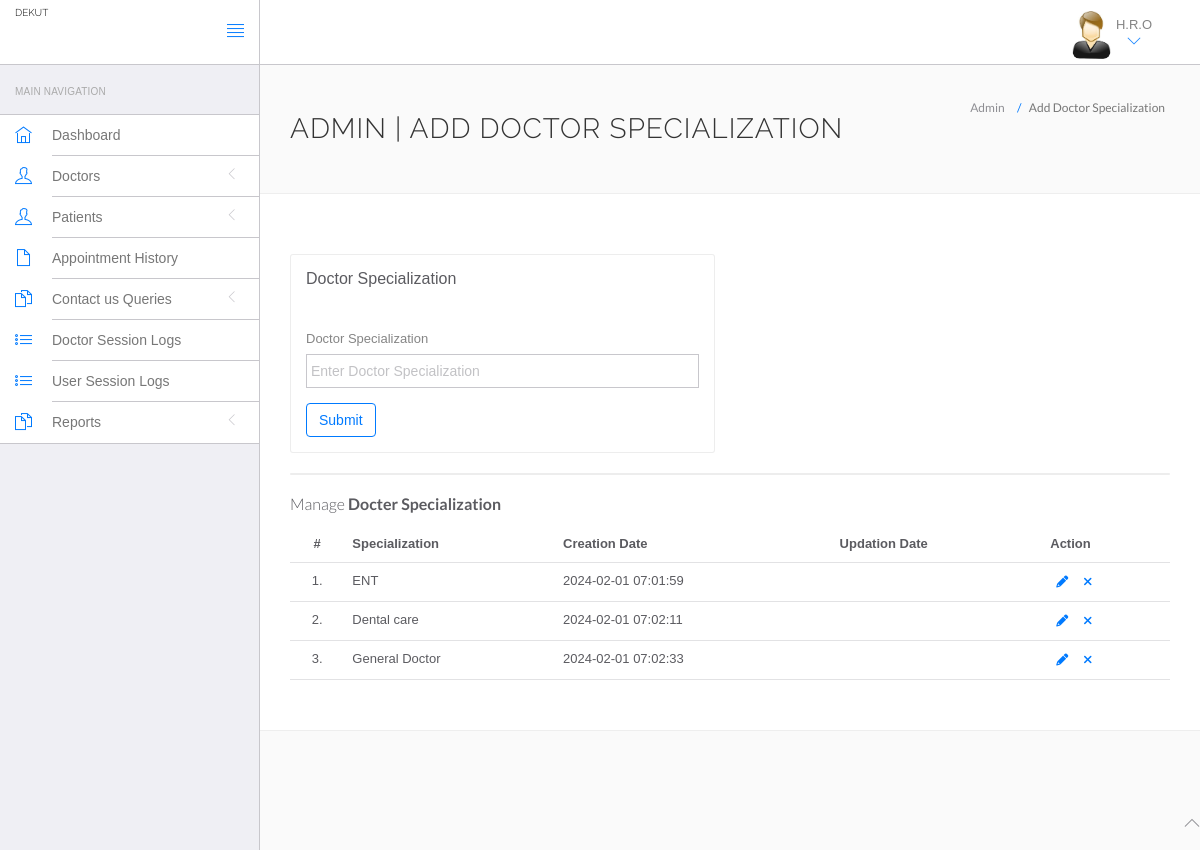
The app's page /MSC/admin/doctor-specilization.php (signed in) with its own data.
### tables this page shows
CREATE TABLE `doctorspecilization` (
  `id` int(11) NOT NULL,
  `specilization` varchar(255) DEFAULT NULL,
  `creationDate` timestamp NULL DEFAULT current_timestamp(),
  `updationDate` timestamp NULL DEFAULT NULL ON UPDATE current_timestamp()
);

### MSC/admin/doctor-specilization.php (the view, shortened to what this page needs)
<?php
if(strlen($_SESSION['id']==0)) {
 header('location:logout.php');
  } else{
?>
<!DOCTYPE html>
<html lang="en">
	<head>
		<link rel="stylesheet" href="vendor/bootstrap/css/bootstrap.min.css">
		<link rel="stylesheet" href="vendor/fontawesome/css/font-awesome.min.css">
		<link rel="stylesheet" href="vendor/themify-icons/themify-icons.min.css">
		<link href="vendor/animate.css/animate.min.css" rel="stylesheet" media="screen">
		<link href="vendor/perfect-scrollbar/perfect-scrollbar.min.css" rel="stylesheet" media="screen">
		<link href="vendor/switchery/switchery.min.css" rel="stylesheet" media="screen">
		<link href="vendor/bootstrap-touchspin/jquery.bootstrap-touchspin.min.css" rel="stylesheet" media="screen">
		<link href="vendor/select2/select2.min.css" rel="stylesheet" media="screen">
		<link href="vendor/bootstrap-datepicker/bootstrap-datepicker3.standalone.min.css" rel="stylesheet" media="screen">
		<link href="vendor/bootstrap-timepicker/bootstrap-timepicker.min.css" rel="stylesheet" media="screen">
		<link rel="stylesheet" href="assets/css/styles.css">
		<link rel="stylesheet" href="assets/css/plugins.css">
		<link rel="stylesheet" href="assets/css/themes/theme-1.css" id="skin_color" />
	</head>
	<body>
		<div id="app">
<?php include('include/sidebar.php');?>
			<div class="app-content">
						<?php include('include/header.php');?>
				<div class="main-content" >
					<div class="wrap-content container" id="container">
						<section id="page-title">
							<div class="row">
								<div class="col-sm-8">
									<h1 class="mainTitle">Admin | Add Doctor Specialization</h1>
																	</div>
								<ol class="breadcrumb">
									<li>
										<span>Admin</span>
									</li>
									<li class="active">
										<span>Add Doctor Specialization</span>
									</li>
								</ol>
							</div>
						</section>
						<div class="container-fluid container-fullw bg-white">
							<div class="row">
								<div class="col-md-12">
									<div class="row margin-top-30">
										<div class="col-lg-6 col-md-12">
											<div class="panel panel-white">
												<div class="panel-heading">
													<h5 class="panel-title">Doctor Specialization</h5>
												</div>
												<div class="panel-body">
													<form role="form" name="dcotorspcl" method="post" >
														<div class="form-group">
															<label for="exampleInputEmail1">
																Doctor Specialization
															</label>
							<input type="text" name="doctorspecilization" class="form-control"  placeholder="Enter Doctor Specialization">
														</div>
														<button type="submit" name="submit" class="btn btn-o btn-primary">
															Submit
														</button>
													</form>
												</div>
											</div>
										</div>
											</div>
										</div>
									<div class="col-lg-12 col-md-12">
											<div class="panel panel-white">
											</div>
										</div>
									</div>
									<div class="row">
								<div class="col-md-12">
									<h5 class="over-title margin-bottom-15">Manage <span class="text-bold">Docter Specialization</span></h5>
									<table class="table table-hover" id="sample-table-1">
										<thead>
											<tr>
												<th class="center">#</th>
												<th>Specialization</th>
												<th class="hidden-xs">Creation Date</th>
												<th>Updation Date</th>
												<th>Action</th>
											</tr>
										</thead>
										<tbody>
<?php
$sql=mysqli_query($con,"select * from doctorSpecilization");
$cnt=1;
while($row=mysqli_fetch_array($sql))
{
?>
											<tr>
												<td class="center"><?php echo $cnt;?>.</td>
												<td class="hidden-xs"><?php echo $row['specilization'];?></td>
												<td><?php echo $row['creationDate'];?></td>
												<td><?php echo $row['updationDate'];?>
												</td>
												<td >
												<div class="visible-md visible-lg hidden-sm hidden-xs">
							<a href="edit-doctor-specialization.php?id=<?php echo $row['id'];?>" class="btn btn-transparent btn-xs" tooltip-placement="top" tooltip="Edit"><i class="fa fa-pencil"></i></a>
	<a href="doctor-specilization.php?id=<?php echo $row['id']?>&del=delete" onClick="return confirm('Are you sure you want to delete?')"class="btn btn-transparent btn-xs tooltips" tooltip-placement="top" tooltip="Remove"><i class="fa fa-times fa fa-white"></i></a>
												</div>
												</td>
											</tr>
											<?php
$cnt=$cnt+1;
											 }?>
										</tbody>
									</table>
								</div>
							</div>
								</div>
							</div>
						</div>
					</div>
				</div>
	<?php include('include/footer.php');?>
	</body>
</html>
<?php } ?>

### MSC/admin/assets/css/themes/theme-1.css (style rules this page uses)
body { background: #FAFAFA; }

### records on screen
doctorspecilization: specilization "ENT", creationDate "2024-02-01 07:01:59"
doctorspecilization: specilization "Dental care", creationDate "2024-02-01 07:02:11"
doctorspecilization: specilization "General Doctor", creationDate "2024-02-01 07:02:33"
